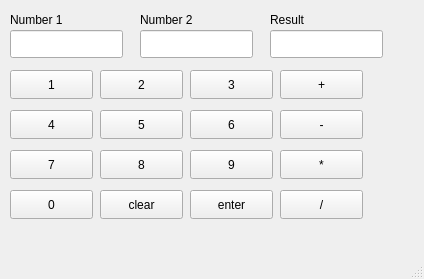
<?xml version="1.0" encoding="UTF-8"?>
<ui version="4.0">
 <class>MainWindow</class>
 <widget class="QMainWindow" name="MainWindow">
  <property name="geometry">
   <rect>
    <x>0</x>
    <y>0</y>
    <width>424</width>
    <height>279</height>
   </rect>
  </property>
  <property name="windowTitle">
   <string>MainWindow</string>
  </property>
  <widget class="QWidget" name="centralwidget">
   <widget class="QLabel" name="label">
    <property name="geometry">
     <rect>
      <x>10</x>
      <y>10</y>
      <width>71</width>
      <height>20</height>
     </rect>
    </property>
    <property name="text">
     <string>Number 1</string>
    </property>
   </widget>
   <widget class="QLabel" name="label_2">
    <property name="geometry">
     <rect>
      <x>140</x>
      <y>10</y>
      <width>71</width>
      <height>20</height>
     </rect>
    </property>
    <property name="text">
     <string>Number 2</string>
    </property>
   </widget>
   <widget class="QLabel" name="label_3">
    <property name="geometry">
     <rect>
      <x>270</x>
      <y>10</y>
      <width>63</width>
      <height>20</height>
     </rect>
    </property>
    <property name="text">
     <string>Result</string>
    </property>
   </widget>
   <widget class="QLineEdit" name="num1">
    <property name="geometry">
     <rect>
      <x>10</x>
      <y>30</y>
      <width>113</width>
      <height>28</height>
     </rect>
    </property>
   </widget>
   <widget class="QLineEdit" name="num2">
    <property name="geometry">
     <rect>
      <x>140</x>
      <y>30</y>
      <width>113</width>
      <height>28</height>
     </rect>
    </property>
   </widget>
   <widget class="QLineEdit" name="result">
    <property name="geometry">
     <rect>
      <x>270</x>
      <y>30</y>
      <width>113</width>
      <height>28</height>
     </rect>
    </property>
   </widget>
   <widget class="QPushButton" name="N1">
    <property name="geometry">
     <rect>
      <x>10</x>
      <y>70</y>
      <width>83</width>
      <height>29</height>
     </rect>
    </property>
    <property name="text">
     <string>1</string>
    </property>
   </widget>
   <widget class="QPushButton" name="N4">
    <property name="geometry">
     <rect>
      <x>10</x>
      <y>110</y>
      <width>83</width>
      <height>29</height>
     </rect>
    </property>
    <property name="text">
     <string>4</string>
    </property>
   </widget>
   <widget class="QPushButton" name="N7">
    <property name="geometry">
     <rect>
      <x>10</x>
      <y>150</y>
      <width>83</width>
      <height>29</height>
     </rect>
    </property>
    <property name="text">
     <string>7</string>
    </property>
   </widget>
   <widget class="QPushButton" name="N2">
    <property name="geometry">
     <rect>
      <x>100</x>
      <y>70</y>
      <width>83</width>
      <height>29</height>
     </rect>
    </property>
    <property name="text">
     <string>2</string>
    </property>
   </widget>
   <widget class="QPushButton" name="N5">
    <property name="geometry">
     <rect>
      <x>100</x>
      <y>110</y>
      <width>83</width>
      <height>29</height>
     </rect>
    </property>
    <property name="text">
     <string>5</string>
    </property>
   </widget>
   <widget class="QPushButton" name="N8">
    <property name="geometry">
     <rect>
      <x>100</x>
      <y>150</y>
      <width>83</width>
      <height>29</height>
     </rect>
    </property>
    <property name="text">
     <string>8</string>
    </property>
   </widget>
   <widget class="QPushButton" name="N9">
    <property name="geometry">
     <rect>
      <x>190</x>
      <y>150</y>
      <width>83</width>
      <height>29</height>
     </rect>
    </property>
    <property name="text">
     <string>9</string>
    </property>
   </widget>
   <widget class="QPushButton" name="N6">
    <property name="geometry">
     <rect>
      <x>190</x>
      <y>110</y>
      <width>83</width>
      <height>29</height>
     </rect>
    </property>
    <property name="text">
     <string>6</string>
    </property>
   </widget>
   <widget class="QPushButton" name="N3">
    <property name="geometry">
     <rect>
      <x>190</x>
      <y>70</y>
      <width>83</width>
      <height>29</height>
     </rect>
    </property>
    <property name="text">
     <string>3</string>
    </property>
   </widget>
   <widget class="QPushButton" name="N0">
    <property name="geometry">
     <rect>
      <x>10</x>
      <y>190</y>
      <width>83</width>
      <height>29</height>
     </rect>
    </property>
    <property name="text">
     <string>0</string>
    </property>
   </widget>
   <widget class="QPushButton" name="add">
    <property name="geometry">
     <rect>
      <x>280</x>
      <y>70</y>
      <width>83</width>
      <height>29</height>
     </rect>
    </property>
    <property name="text">
     <string>+</string>
    </property>
   </widget>
   <widget class="QPushButton" name="sub">
    <property name="geometry">
     <rect>
      <x>280</x>
      <y>110</y>
      <width>83</width>
      <height>29</height>
     </rect>
    </property>
    <property name="text">
     <string>-</string>
    </property>
   </widget>
   <widget class="QPushButton" name="mul">
    <property name="geometry">
     <rect>
      <x>280</x>
      <y>150</y>
      <width>83</width>
      <height>29</height>
     </rect>
    </property>
    <property name="text">
     <string>*</string>
    </property>
   </widget>
   <widget class="QPushButton" name="clear">
    <property name="geometry">
     <rect>
      <x>100</x>
      <y>190</y>
      <width>83</width>
      <height>29</height>
     </rect>
    </property>
    <property name="text">
     <string>clear</string>
    </property>
   </widget>
   <widget class="QPushButton" name="enter">
    <property name="geometry">
     <rect>
      <x>190</x>
      <y>190</y>
      <width>83</width>
      <height>29</height>
     </rect>
    </property>
    <property name="text">
     <string>enter</string>
    </property>
   </widget>
   <widget class="QPushButton" name="div">
    <property name="geometry">
     <rect>
      <x>280</x>
      <y>190</y>
      <width>83</width>
      <height>29</height>
     </rect>
    </property>
    <property name="text">
     <string>/</string>
    </property>
   </widget>
  </widget>
  <widget class="QMenuBar" name="menubar">
   <property name="geometry">
    <rect>
     <x>0</x>
     <y>0</y>
     <width>424</width>
     <height>25</height>
    </rect>
   </property>
  </widget>
  <widget class="QStatusBar" name="statusbar"/>
 </widget>
 <resources/>
 <connections/>
</ui>
